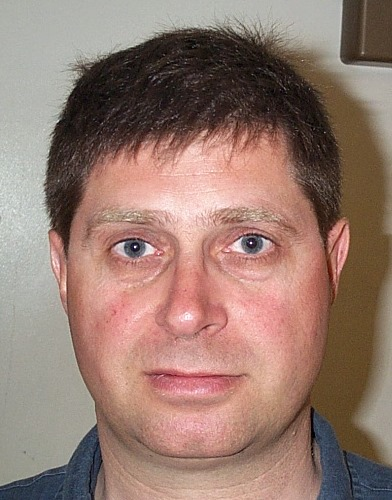
%> input picture DB1/db1_01.jpg, 392 x 500 px; its folder holds only this picture in this run
$ octave --eval "modifyDB1Images;"   (GNU Octave 9; MATLAB toolbox functions it lacks are replaced by stand-ins)
%> lines starting %> are read from the running program, lines starting %| are printed output that depends on the picture; in (x1, y1, x2, y2) boxes, pixels count from 0 and x2, y2 are one past the last pixel; in counts of white or black regions, pixels touching at a corner belong together; the program's own positions count from 1
### colorNormalizationRGB.m
function normImage = colorNormalizationRGB(image)
    r = image(:,:,1);
    g = image(:,:,2);
    b = image(:,:,3);

    % Calculate the inverse mean of each color channel
    mean_R = 1/mean(r(:));
    mean_G = 1/mean(g(:));
    mean_B = 1/mean(b(:));

    % Finding the highest value of the RGB mean
    maxRGB = max(max(mean_R,mean_G),mean_B);

    % Normalize the r,g,b
    mean_R = mean_R/maxRGB;
    mean_G = mean_G/maxRGB;
    mean_B = mean_B/maxRGB;

    % Scale each color channel by its normalized mean
    r = r * mean_R;
    g = g * mean_G;
    b = b * mean_B;

    % Putting together the color channels again
    normImage = cat(3, r,g,b);
end

### ConvertRGB2YCrCb.m
function YCrCb = ConvertRGB2YCrCb(rgb)
    % Function for normalizing the rgb color
    % and converting it to YCrCb color space

    r = rgb(:,:,1);
    g = rgb(:,:,2);
    b = rgb(:,:,3);

    % Calculate the inverse means of each color channel
    meanR = 1/mean(r(:));
    meanG = 1/mean(g(:));
    meanB = 1/mean(b(:));

    maxRGB = max(max(meanR,meanG),meanB);

    % Normalize each inverse mean
    meanR = meanR/maxRGB;
    meanG = meanG/maxRGB;
    meanB = meanB/maxRGB;

    % Scale each color channel by its normalized mean
    r = r * meanR;
    g = g * meanG;
    b = b * meanB;

    rgb = cat(3, r,g,b);

    YCrCb = rgb2ycbcr(rgb);

end

### eyeDetection.m
function eyeMap = eyeDetection(YCrCb)

    % Chrominance component calculation
    Y = double(YCrCb(:,:,1));
    Cb = double(YCrCb(:,:,2));
    Cr = double(YCrCb(:,:,3));

    %Normalize (Cb^2), (Cr^2); and (Cb/Cr) 0-255
    Cb2_norm = normalize(Cb.^2, 'norm');
    Cb2_255_norm = normalize((Cb.^2)-1, 'norm');
    CbCr_norm = normalize((Cb./Cr), 'norm');

    % Chrominance map
    EyeMapC = (1/3) * (Cb2_norm + Cb2_255_norm + CbCr_norm);

    % Luminance component calculation
    radius = 9; % Can be changed but not recommended
    se = strel('disk', radius);

    % Apply the kernel, here se, to the luminance component
    dilationY = imdilate(Y, se);
    erosionY = imerode(Y, se);

    % Luminance map
    eyeMapL = dilationY ./ (erosionY + 1);

    % Combine the maps to one EyeMap
    eyeMap = eyeMapL .* EyeMapC;

    threshold = 0.332; % Can be changed but not recommended
    eyeMap = (eyeMap > threshold);

    eyeMap = imdilate(eyeMap, se);
    eyeMap = imdilate(eyeMap, se);
    eyeMap = imerode(eyeMap, se);
    eyeMap = imdilate(eyeMap, se);
    eyeMap = imerode(eyeMap, se);

    % Remove small and large regions from the binary mask
    minArea = 100;  % Adjust as needed, but ok as it is!
    maxArea = 5000; % Adjust as needed, but ok as it is!

    eyeMap = bwareaopen(eyeMap, minArea);
    eyeMap = bwareafilt(eyeMap, [minArea, maxArea]);

    % Get image dimensions
    [height, width] = size(eyeMap);

    % Label connected components in the binary mask
    labeledMask = bwlabel(eyeMap);

    % Remove regions outside the set range
    for i = 1:max(labeledMask(:))
        regionProperties = regionprops(labeledMask == i, 'Centroid');
        centroidX = regionProperties.Centroid(1);
        centroidY = regionProperties.Centroid(2);

        % Define ranges for the middle of the image
        middleRangeX = [width*0.1555, width*0.8];
        middleRangeY = [height*0.4, height*0.5];

        % Check if the centroid is outside the middle range, if so set
        % pixel value to 0
        if centroidX < middleRangeX(1) || centroidX > middleRangeX(2) || ...
           centroidY < middleRangeY(1) || centroidY > middleRangeY(2)
            eyeMap(labeledMask == i) = 0;
        end
    end
end

### mouthDetection.m
function mouthMap = mouthDetection(YCrCb)

    Cb = double(YCrCb(:,:,2));
    Cr = double(YCrCb(:,:,3));

    % Use the paper's formula for eta
    eta = 0.95 * (0.5 * sum(Cr.^2)) / (0.5 * sum(Cr./Cb));
    mouthMapFormula = Cr.^2 .* (Cr.^2 - eta * Cr./Cb).^2;

    % Make it binary
    mouthMapFormula = (mouthMapFormula - min(mouthMapFormula(:))) / ...
                      (max(mouthMapFormula(:)) - min(mouthMapFormula(:)));
    threshold = 0.4105; % Can be tweaked, but right now ok!

    mouthMap = mouthMapFormula > threshold;
    SE = strel('disk', 10);
    mouthMap = imclose(mouthMap, SE);
    mouthMap = imclearborder(mouthMap);

    % Remove small and large regions from the binary mask
    % Got the numbers by trail and error
    minArea = 40;
    maxArea = 20000;

    mouthMap = bwareaopen(mouthMap, minArea);
    mouthMap = bwareafilt(mouthMap, [minArea, maxArea]);

    % Get image dimensions
    [height, width] = size(mouthMap);

    % Label connected components in the binary mask
    labeledMask = bwlabel(mouthMap);

    % Remove regions outside the specified range
    for i = 1:max(labeledMask(:))
        regionProperties = regionprops(labeledMask == i, 'Centroid');
        centroidX = regionProperties.Centroid(1);
        centroidY = regionProperties.Centroid(2);

        % Define ranges for the middle-bottom of the image
        middleRangeX = [width*0.3, width*0.7];
        middleRangeY = [height*0.6, height*0.8];

        % Check if the centroid is outside the middle-bottom range
        if centroidX < middleRangeX(1) || centroidX > middleRangeX(2) || ...
           centroidY < middleRangeY(1) || centroidY > middleRangeY(2)
             mouthMap(labeledMask == i) = 0;
        end
    end
end

### drawLine.m
function [leftEyePos, rightEyePos, mouthPos] = drawLine(eyeMap, mouthMap)

    % Find and count connected components in eyeMap
    CC = bwconncomp(eyeMap);
    % Measures properties for each connected component
    % in CC, which is a structure returned by bwconncomp
    statsEye = regionprops(CC, 'PixelList');

    % Makes sure image do not contain less stan 2 eyes
    if numel(statsEye) < 2
        % Insufficient eye regions detected, return empty array
        leftEyePos = [];
        rightEyePos = [];
        mouthPos = [];
        return;
    end

    % Sort eyes based on x-coordinates
    % cellfun applys function to every cell in the array
    % It calculates the mean of x-coordinates for each
    % connected component's PixelList and sorts the result

    % The '~' is used to discard the sorted values, as only the indices are needed
    [~, sortedIdxEyes] = sort(cellfun(@(x) mean(x(:, 1)), {statsEye.PixelList}));

    % Returns the number of elements in the statsEye array
    statsEye = statsEye(sortedIdxEyes);

    % Assuming there are two eyes,
    % Calculate the mean position of pixels for
    % the first and second connected components
    leftEyePos = mean(statsEye(1).PixelList);
    rightEyePos = mean(statsEye(2).PixelList);

    % Find and count connected components in mouthMap
    CC = bwconncomp(mouthMap);
    statsMouth = regionprops(CC, 'PixelList');

    if numel(statsMouth) < 1
        % No mouth detected
        leftEyePos = [];
        rightEyePos = [];
        mouthPos = [];
        return;
    end

    % Assuming there is one mouth
    mouthPos = mean(statsMouth(1).PixelList);
end

### modifyImage.m
function modifiedImage = modifyImage(inputImage, leftEyePos, rightEyePos)
    % Function made for rotating and cropping every image for
    % better feature extraction.

    % Calculate the angle of rotation needed
    theta = atan2(rightEyePos(2) - leftEyePos(2), rightEyePos(1) - leftEyePos(1)) * 180 / pi;
    %modifiedImage = imrotate(inputImage, theta, 'bicubic', 'loose');

    % NOTE!! rotateAround() is made by Jan Motl (jan@motl.us), see
    % 'externfucntions' --> 'license.txt' for more information on usage
    % rights.
    modifiedImage = rotateAround(inputImage, leftEyePos(2), leftEyePos(1), theta, 'bicubic');

    % --- Crop image --- %
    % Calculate the distance between the left and right eyes to determine the width
    hyp = norm(leftEyePos - rightEyePos);

    % Calculate the center point between the eyes
    middle = leftEyePos + [hyp/2, 0];

    % Calculate the top-left corner of the cropped region
    LtopConor = middle + [hyp * -0.80, -hyp * 0.5];

    % Calculate the bottom-right corner of the cropped region
    RDownConor = middle + [hyp * 0.90, hyp * 1.5];

    % Crop the image using the calculated region and resize it to a fixed size (400x300)
    modifiedImage = imresize(imcrop(modifiedImage, [LtopConor RDownConor - LtopConor]), [400, 300]);

end

### rotateAround.m
function output=rotateAround(image, pointY, pointX, angle, varargin)
% ROTATEAROUND rotates an image.
%   ROTATED=ROTATEAROUND(IMAGE, POINTY, POINTX, ANGLE) rotates IMAGE around
%   the point [POINTY, POINTX] by ANGLE degrees. To rotate the image
%   clockwise, specify a negative value for ANGLE.
%
%   ROTATED=ROTATEAROUND(IMAGE, POINTY, POINTX, ANGLE, METHOD) rotates the
%   image with specified method:
%       'nearest'       Nearest-neighbor interpolation
%       'bilinear'      Bilinear interpolation
%       'bicubic'       Bicubic interpolation
%    The default is fast 'nearest'. Switch to 'bicubic' for nicer results.
%
%   Example
%   -------
%       imshow(rotateAround(imread('eight.tif'), 1, 1, 10));
%
%   See also IMROTATE, PADARRAY.

%   Contributed by Jan Motl (jan@motl.us)
%   $Revision: 1.2 $  $Date: 2014/05/01 12:08:01 $

% Parameter checking.
numvarargs = length(varargin);
if numvarargs > 1
    error('myfuns:somefun2Alt:TooManyInputs', ...
        'requires at most 1 optional input');
end
optargs = {'nearest'};    % Set defaults for optional inputs
optargs(1:numvarargs) = varargin;
[method] = optargs{:};    % Place optional args in memorable variable names

% Initialization.
[imageHeight imageWidth ~] = size(image);
centerX = floor(imageWidth/2+1);
centerY = floor(imageHeight/2+1);

dy = centerY-pointY;
dx = centerX-pointX;

% How much would the "rotate around" point shift if the
% image was rotated about the image center.
[theta, rho] = cart2pol(-dx,dy);
[newX, newY] = pol2cart(theta+angle*(pi/180), rho);
shiftX = round(pointX-(centerX+newX));
shiftY = round(pointY-(centerY-newY));

% Pad the image to preserve the whole image during the rotation.
padX = abs(shiftX);
padY = abs(shiftY);

padded = padarray(image, [padY padX]);

% Rotate the image around the center.
rot = imrotate(padded, angle, method, 'crop');

% Crop the image.
output = rot(padY+1-shiftY:end-padY-shiftY, padX+1-shiftX:end-padX-shiftX, :);

### eyeDetection2.m
function EyeMap2 = eyeDetection2(YCrCb)

    % Chrominance component calculation
    Y = double(YCrCb(:,:,1));
    Cb = double(YCrCb(:,:,2));
    Cr = double(YCrCb(:,:,3));

    %Normalize (Cb^2), (Cr^2); and (Cb/Cr) 0-255
    Cb2_norm = normalize(Cb.^2, 'norm');
    Cb2_255_norm = normalize((Cb.^2)-1, 'norm');
    CbCr_norm = normalize((Cb./Cr), 'norm');
    % Chrominance map
    EyeMapC = (1/3) * (Cb2_norm + Cb2_255_norm + CbCr_norm);

    % Luminance component calculation
    radius = 9;
    se = strel('disk', radius);

    % Apply the kernel, here se, to the luminance component
    dilationY = imdilate(Y, se);
    erosionY = imerode(Y, se);

    % Luminance map
    EyeMapL = dilationY ./ (erosionY + 1);

    EyeMap = EyeMapL .* EyeMapC;

    threshold = 0.38; % Tweak if needed, 0.5 worked fine
    EyeMap2 = (EyeMap > threshold);

    EyeMap2 = imdilate(EyeMap2, se);
    EyeMap2 = imdilate(EyeMap2, se);
    EyeMap2 = imerode(EyeMap2, se);
    EyeMap2 = imdilate(EyeMap2, se);
    EyeMap2 = imerode(EyeMap2, se);

    % Remove small and large regions from the binary mask
    minArea = 10; % Adjust as needed
    maxArea = 7000; % Adjust as needed

    EyeMap2 = bwareaopen(EyeMap2, minArea);
    EyeMap2 = bwareafilt(EyeMap2, [minArea, maxArea]);

    % Get image dimensions
    [height, width] = size(EyeMap2);

    % Label connected components in the binary mask
    labeledMask = bwlabel(EyeMap2);

    % Remove regions outside the specified range
    for i = 1:max(labeledMask(:))
        regionProperties = regionprops(labeledMask == i, 'Centroid');
        centroidX = regionProperties.Centroid(1);
        centroidY = regionProperties.Centroid(2);

        % Define ranges for the middle of the image (adjust as needed)
        middleRangeX = [width*0.1, width*0.9];
        middleRangeY = [height*0.1, height*0.5];

        % Check if the centroid is outside the middle range
        if centroidX < middleRangeX(1) || centroidX > middleRangeX(2) || ...
           centroidY < middleRangeY(1) || centroidY > middleRangeY(2)
            EyeMap2(labeledMask == i) = 0;
        end
    end

end

### mouthDetection2.m
function mouthMap2 = mouthDetection2(YCrCb)

    Cb = double(YCrCb(:,:,2));
    Cr = double(YCrCb(:,:,3));

    % Use the paper's formula for eta
    eta = 0.95 * (0.5 * sum(Cr.^2)) / (0.5 * sum(Cr./Cb));
    mouthMapFormula = Cr.^2 .* (Cr.^2 - eta * Cr./Cb).^2;

    % Make it binary.
    mouthMapFormula = (mouthMapFormula - min(mouthMapFormula(:))) / (max(mouthMapFormula(:)) - min(mouthMapFormula(:)));
    threshold = 0.5; % Can be tweaked

    mouthMap2 = mouthMapFormula > threshold;
    SE = strel('disk', 11);
    mouthMap2 = imclose(mouthMap2, SE);
    mouthMap2 = imclose(mouthMap2, SE);
    %mouthMap2 = imclearborder(mouthMap2);

    % Remove small and large regions from the binary mask
    minArea = 100; % Adjust as needed
    maxArea = 7000; % Adjust as needed

    mouthMap2 = bwareaopen(mouthMap2, minArea);
    mouthMap2 = bwareafilt(mouthMap2, [minArea, maxArea]);

    % Get image dimensions
    [height, width] = size(mouthMap2);

    % Label connected components in the binary mask
    labeledMask = bwlabel(mouthMap2);

    % Remove regions outside the specified range
    for i = 1:max(labeledMask(:))
        regionProperties = regionprops(labeledMask == i, 'Centroid');
        centroidX = regionProperties.Centroid(1);
        centroidY = regionProperties.Centroid(2);

        % Define ranges for the middle-bottom of the image (adjust as needed)
        middleRangeX = [0, width];
        middleRangeY = [height*0.7, height];

        % Check if the centroid is outside the middle-bottom range
        if centroidX < middleRangeX(1) || centroidX > middleRangeX(2) || ...
           centroidY < middleRangeY(1) || centroidY > middleRangeY(2)
            mouthMap2(labeledMask == i) = 0;
        end
    end

end

### modifyDB1Images.m
function modifyDB1Images()

    folder = './DB1';
    files = dir(fullfile(folder, '*.jpg'));

    % Initialize cell arrays
    allImages = cell(1, numel(files));
    modifiedImages = cell(1, numel(files));
    eyeMaps = cell(1, numel(files));
    mouthMaps = cell(1, numel(files));
    combinedMaps = cell(1, numel(files));

    % New initialize cell arrays
    eyeMaps2 = cell(1, numel(files));
    mouthMaps2 = cell(1, numel(files));

    for i = 1:numel(files)
        % Read and store image
        filename = fullfile(folder, files(i).name);
        image = imread(filename);
%> image is the input picture: size 500x392x3 uint8; mean R, G, B 150.1, 122.6, 111.8

        % Normalize the RGB in the image
        image_corr = colorNormalizationRGB(image);
%> in colorNormalizationRGB, `b = image(:,:,3);`:
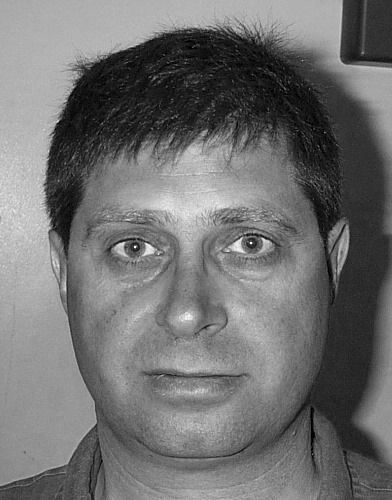
%> b: size 500x392 uint8; min 0, max 255, mean 111.8
%> in colorNormalizationRGB, `mean_R = 1/mean(r(:));`: mean_R = 0.00666
%> in colorNormalizationRGB, `mean_G = 1/mean(g(:));`: mean_G = 0.00816
%> in colorNormalizationRGB, `mean_B = 1/mean(b(:));`: mean_B = 0.00894
%> in colorNormalizationRGB, `mean_R = mean_R/maxRGB;`: mean_R = 0.745
%> in colorNormalizationRGB, `mean_G = mean_G/maxRGB;`: mean_G = 0.912
%> in colorNormalizationRGB, `mean_B = mean_B/maxRGB;`: mean_B = 1
%> in colorNormalizationRGB, `normImage = cat(3, r,g,b);`:
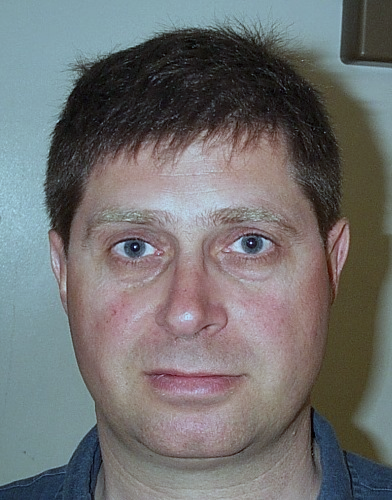
%> normImage: size 500x392x3 uint8; mean R, G, B 111.8, 111.8, 111.8
        allImages{i} = image_corr; % save normalized image to array

        rgbImage = allImages{i};
        YCrCb = ConvertRGB2YCrCb(rgbImage);
%> in ConvertRGB2YCrCb, `meanR = 1/mean(r(:));`: meanR = 0.00894
%> in ConvertRGB2YCrCb, `meanR = meanR/maxRGB;`: meanR = 1

        % First map detection calls for the image
        eyeMap = eyeDetection(YCrCb);
%> in eyeDetection, `labeledMask = bwlabel(eyeMap);`:
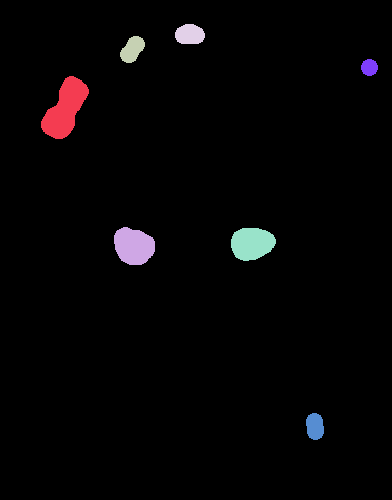
%> labeledMask: size 500x392 double; 8 distinct labels, from 0 to 7; one colour per label, 0 black
%> the loop in eyeDetection, `for i = 1:max(labeledMask(:))` made 7 passes
%> (centroidX, centroidY) on passes 2, 3, 5, 6, 7: (134.4, 246.7), (133, 50), (252.6, 244.1), (315.5, 427), (370, 68)
%> after the loop in eyeDetection, `for i = 1:max(labeledMask(:))`:
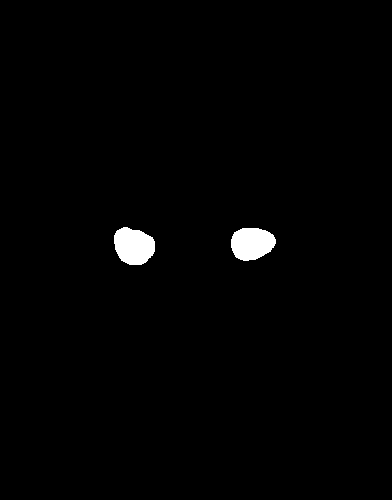
%> eyeMap: size 500x392 logical; 1.2% white; 2 white regions, box (x1, y1, x2, y2) and area: (114, 227, 155, 265) 1203, (231, 228, 276, 261) 1159
        mouthMap = mouthDetection(YCrCb);
%> in mouthDetection, `eta = 0.95 * (0.5 * sum(Cr.^2)) / (0.5 * sum(Cr./Cb));`: eta = 15582.2
%> the loop in mouthDetection, `for i = 1:max(labeledMask(:))` made 1 pass
%> (centroidX, centroidY, middleRangeX, middleRangeY) on pass 1: (190.7, 381.8, [117.6 274.4], [300 400])

        % Store mapped eyes and mouth for first eye- mouuth detection
        eyeMaps{i} = eyeMap;
        mouthMaps{i} = mouthMap;

        % Insert markers into the image
        [leftEyePos, rightEyePos, mouthPos] = drawLine(eyeMap, mouthMap);
%> in drawLine, `CC = bwconncomp(eyeMap);`: CC = 2 connected components
%> in drawLine, `statsEye = regionprops(CC, 'PixelList');`: statsEye = 2 items
%> in drawLine, `[~, sortedIdxEyes] = sort(cellfun(@(x) mean(x(:, 1)), {statsEye.PixelL..`: sortedIdxEyes = [1 2]
%> in drawLine, `leftEyePos = mean(statsEye(1).PixelList);`: leftEyePos = [134.4 246.7]
%> in drawLine, `rightEyePos = mean(statsEye(2).PixelList);`: rightEyePos = [252.6 244.1]
%> in drawLine, `CC = bwconncomp(mouthMap);`: CC = 1 connected component
%> in drawLine, `mouthPos = mean(statsMouth(1).PixelList);`: mouthPos = [190.7 381.8]
%> leftEyePos = [134.4 246.7]; rightEyePos = [252.6 244.1]; mouthPos = [190.7 381.8]

        % DON'T COMMENT OUT - WILL CRASH! (image 12 has no left eye) %
        if isempty(leftEyePos) || isempty(rightEyePos) || isempty(mouthPos)
             % Handle the case where positions are empty or detection failed
             %disp(['Processing failed for image ', num2str(i)]);
             continue; % Skip to the next iteration
        end

        % Rotates image and crops into [400, 300] size
        modifiedImage = modifyImage(rgbImage, leftEyePos, rightEyePos);
%> in modifyImage, `theta = atan2(rightEyePos(2) - leftEyePos(2), rightEyePos(1) - leftEye..`: theta = -1.26
%> in rotateAround, `[method] = optargs{:};`: method = 'bicubic'
%> in rotateAround, `dy = centerY-pointY;`: dy = 4.26
%> in rotateAround, `dx = centerX-pointX;`: dx = 62.63
%> in rotateAround, `[theta, rho] = cart2pol(-dx,dy);`: theta = 3.07; rho = 62.77
%> in rotateAround, `[newX, newY] = pol2cart(theta+angle*(pi/180), rho);`: newX = -62.52; newY = 5.64
%> in rotateAround, `shiftX = round(pointX-(centerX+newX));`: shiftX = 0
%> in rotateAround, `shiftY = round(pointY-(centerY-newY));`: shiftY = 1
%> in rotateAround, `padX = abs(shiftX);`: padX = 0
%> in rotateAround, `padY = abs(shiftY);`: padY = 1
%> in rotateAround, `output = rot(padY+1-shiftY:end-padY-shiftY, padX+1-shiftX:end-padX-shi..`:
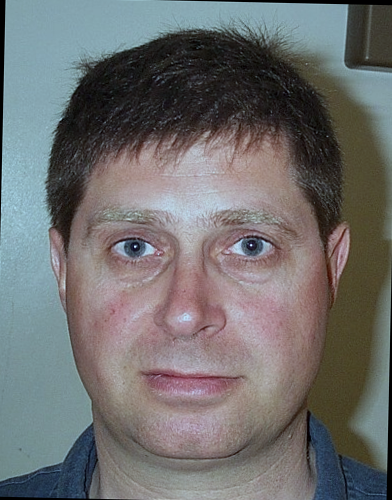
%> output: size 500x392x3 uint8; mean R, G, B 110.7, 110.5, 110.5
%> in modifyImage, `hyp = norm(leftEyePos - rightEyePos);`: hyp = 118.2
%> in modifyImage, `middle = leftEyePos + [hyp/2, 0];`: middle = [193.5 246.7]
%> in modifyImage, `LtopConor = middle + [hyp * -0.80, -hyp * 0.5];`: LtopConor = [98.9 187.6]
%> in modifyImage, `RDownConor = middle + [hyp * 0.90, hyp * 1.5];`: RDownConor = [299.9 424.1]

        % Calc the locations of the eye and mouth coordinates again
        fixedImage = ConvertRGB2YCrCb(modifiedImage);
%> in ConvertRGB2YCrCb (call 2), `g = rgb(:,:,2);`:
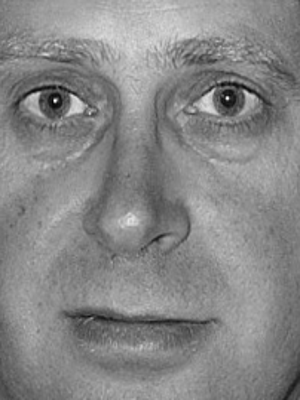
%> g: size 400x300 uint8; min 0, max 255, mean 135
%> in ConvertRGB2YCrCb (call 2), `meanR = 1/mean(r(:));`: meanR = 0.00656
%> in ConvertRGB2YCrCb (call 2), `meanG = 1/mean(g(:));`: meanG = 0.0074
%> in ConvertRGB2YCrCb (call 2), `meanB = 1/mean(b(:));`: meanB = 0.0073
%> in ConvertRGB2YCrCb (call 2), `maxRGB = max(max(meanR,meanG),meanB);`: maxRGB = 0.0074
%> in ConvertRGB2YCrCb (call 2), `meanR = meanR/maxRGB;`: meanR = 0.886
%> in ConvertRGB2YCrCb (call 2), `meanG = meanG/maxRGB;`: meanG = 1
%> in ConvertRGB2YCrCb (call 2), `meanB = meanB/maxRGB;`: meanB = 0.986

        % Secound eye and mouth detection for gathering the new
        % coordinates after rotation
        eyeMap2 = eyeDetection2(fixedImage);
%> in eyeDetection2, `CbCr_norm = normalize((Cb./Cr), 'norm');`:
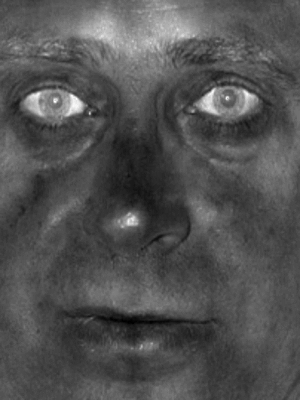
%> CbCr_norm: size 400x300 double; min 0.0401, max 0.0706, mean 0.0499; drawn with min black and max white
%> the loop in eyeDetection2, `for i = 1:max(labeledMask(:))` made 2 passes
%> (regionProperties, centroidX, centroidY, middleRangeX, middleRangeY) on passes 1 to 2: ({Centroid [53.4 100.1]}, 53.37, 100.1, [30 270], [40 200]), ({Centroid [233.7 95.6]}, 233.7, 95.55, [30 270], [40 200])
        mouthMap2 = mouthDetection2(fixedImage);
%> in mouthDetection2, `eta = 0.95 * (0.5 * sum(Cr.^2)) / (0.5 * sum(Cr./Cb));`: eta = 15572.1
%> the loop in mouthDetection2, `for i = 1:max(labeledMask(:))` made 1 pass
%> (centroidX, centroidY, middleRangeX, middleRangeY) on pass 1: (133.4, 326.4, [0 300], [280 400])

        % Stores the secound and final eye- mouth maps
        eyeMaps2{i} = eyeMap2;
        mouthMaps2{i} = mouthMap2;

        % Get the positions for the eyes and mouth
        [updatedLeftEyePos, updatedRightEyePos, updatedMouthPos] = drawLine(eyeMap2, mouthMap2);
%> updatedLeftEyePos = [53.37 100.1]; updatedRightEyePos = [233.7 95.55]; updatedMouthPos = [133.4 326.4]
        markerPositions = [updatedLeftEyePos; updatedRightEyePos; updatedMouthPos];
%> markerPositions = [53.37 100.1; 233.7 95.55; 133.4 326.4]

        % Markings on the output image with the recivied positions
        endImage = insertMarker(modifiedImage, markerPositions, 'color', 'red', size = 20);

        %Store modified image in cell array
        modifiedImages{i} = endImage;

        % Displaying the images from part one with maps and resulting images! %
        %displayImagesPart1(eyeMaps, i, mouthMaps, modifiedImages, rgbImage);

        save("images.mat","modifiedImages")
    end

end
